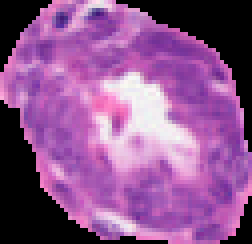
#> input picture test.png, 63 x 61 px, given in place of H21-066.4_HE332_033_Scan1.tif, which was not available (shown 4 times larger)
$ jupyter execute --allow-errors train_classifier.ipynb   (text cells are left out)
#> lines starting #> are read from the running program, lines starting #| are printed output that depends on the picture; after the words box and inside, x2 and y2 are one past the last pixel; in counts of white or black regions, pixels touching at a corner belong together; pictures that were not available may be replaced by others from this repository, and a replacement may not be noted
[cell 1]
import numpy as np
import geopandas as gpd
import matplotlib.pyplot as plt
import os
from shapely.affinity import scale, translate
from tqdm.notebook import tqdm_notebook

os.environ["OPENCV_IO_MAX_IMAGE_PIXELS"] = pow(2,40).__str__()

[cell 2]
import cv2

[cell 3]
GEOJSON_PATH = './data/GeoJson/H21-066.4_HE332_033_Scan1.qptiff - resolution #1.geojson'
GEOJSON_PATH_2 = './data/GeoJson/H21-066.4_HE332_225_Scan1#1.geojson'
IMAGE_PATH = './data/66-4/H21-066.4_HE332_033/processed_4/H21-066.4_HE332_033_Scan1.tif'
LABEL_DICT = {'epithelium':1, 'blood_vessels':2, 'stroma':3, 'adipocytes':4}
COLOR_DICT = {'epithelium':np.array([255, 0, 0]), 'blood_vessels':np.array([0, 0, 255]), 'stroma':np.array([0, 255, 0]) , 'adipocytes':np.array([255, 255, 0])}

[cell 4]
def create_folder(folder_path):
    if not os.path.exists(folder_path):
        os.makedirs(folder_path)
        #print(f"Folder '{folder_path}' created successfully.")
    else:
        pass
        #print(f"Folder '{folder_path}' already exists.")

def rgb_to_hex(rgb):
    return '#{:02x}{:02x}{:02x}'.format(*rgb)


# [35 lines left out: functions get_color, get_label_index, get_largest_polygon, not called in this run]

def scale_geometry(geom, scaling_factor):
    return scale(geom, xfact=scaling_factor, yfact=scaling_factor, zfact=1, origin=(0, 0))

def load_labels(path, downscaling_factor=None):
    to_drop = ["id", "objectType", "classification", "object_type", "isLocked"]
    labels_df = gpd.read_file(path)
    names = list(labels_df["classification"][0].keys())
    labels_df["label"] = labels_df["classification"].apply(lambda x: x[names[0]])
    #labels_df["color"] = labels_df["classification"].apply(lambda x: rgb_to_hex(x[encoded_names[1]]))
    labels_df = labels_df.drop(columns=to_drop, errors="ignore")
    # Scale the coordinates
    if downscaling_factor is not None:
        labels_df['geometry'] = labels_df['geometry'].apply(lambda row: scale_geometry(row, (1/downscaling_factor)))

    # Encode and clean labels based in dict
    labels_df["label"] = labels_df["label"].str.lower()
    labels_df["label"] = labels_df["label"].str.replace(" ", "_")
    # Fix because labels are not consistent in the data
    labels_df['label'] = labels_df['label'].apply(lambda x: 'blood_vessels' if 'blood_vessel' in x else x)
    labels_df['label'] = labels_df['label'].apply(lambda x: 'adipocytes' if 'fat' in x else x)

    labels_df["encoded_label"] = labels_df["label"].apply(lambda x: LABEL_DICT[x])

    return labels_df

def load_image(img_path):
    image = cv2.imread(img_path)
#> image is the input picture: shape (61, 63, 3); mean B, G, R 141.7, 84, 140.5
    return image

def get_tif_paths(path, resolution):
    path_list = []
    for paths in os.walk(path, topdown=False):
        root = paths[0]
        if "processed_"+str(resolution) in root:
            for file in paths[-1]:
                path_list.append(os.path.join(root, file))
    return path_list

def get_labelled_files(labels_path, file_list):
    # Returns a tuple with image and labels associated with it
    file_label_list = []
    if len(file_list) == 0:
        raise("Create preprocessed files for this resolution")

    labelled_files = os.listdir(labels_path)
    for file in file_list:
        file_name = os.path.splitext(os.path.basename(file))[0]
        for labelled_file in labelled_files:
            if file_name in labelled_file:
                file_label_list.append((file, os.path.join(labels_path, labelled_file)))

    return file_label_list


# [20 lines left out: function extract_label, not called in this run]

def check_fill(masked_img, matrix_size):
    return sum(sum(np.where(masked_img>0, 1, 0)))/(matrix_size**2)

#> (a cell that did not finish here is left out)

#> (a cell that did not finish here is left out)

#> (a cell that did not finish here is left out)

[cell 8]
def generate_training_labels(images_path, labels_path, resolution):
    training_storage = "./data/processed_labels_"+str(resolution)
    create_folder(training_storage)
    [create_folder(os.path.join(training_storage,str(LABEL_DICT[key])+"_"+key)) for key in LABEL_DICT]

    files_list = get_tif_paths(images_path, resolution)
    file_label_list = get_labelled_files(labels_path, files_list)
    for img_path, label_path in file_label_list:
        image_name = os.path.splitext(os.path.basename(img_path))[0]
        print("Extracting image ", image_name, "labels...")
        image = load_image(img_path)
        labels_df  = load_labels(label_path, int(resolution))


        # Apply function to extract label for each row
        for idx, row in tqdm_notebook(labels_df.iterrows()):
            extract_label(image, image_name, training_storage, row["encoded_label"], row["label"], row["geometry"], idx)

#> (the rest of this cell did not finish here and is left out)

[cell 9]
# Load the TIFF image
resolution = "4"
image = load_image('./data/66-4/H21-066.4_HE332_033/processed_'+resolution+'/H21-066.4_HE332_033_Scan1.tif')
#> (the rest of this cell did not finish here and is left out)

labels_df.plot(ax=plt.gca(), color='red', alpha=0.5, aspect=1)
plt.imshow(image)
plt.show()

[cell 10]
resolution = "8"
image = load_image('./data/66-4/H21-066.4_HE332_033/processed_'+resolution+'/H21-066.4_HE332_033_Scan1.tif')
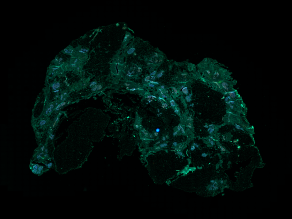
#> input picture thumbnail.png, 292 x 219 px, given in place of H21-066.4_HE332_033_Scan1.tif, which was not available
#> in load_image, image is the input picture: shape (219, 292, 3); mean B, G, R 9.9, 12.9, 0.8
#> (the rest of this cell did not finish here and is left out)


areas_list = []
for index, row in labels_df.iterrows():
        polygon = row['geometry']
        area = polygon.area
        areas_list.append(area)

plt.violinplot(areas_list)
plt.show()

#> (a cell that did not finish here is left out)

[cell 12]
# Initialize an empty list to store images
images = []

# Loop through files in the directory
for file in os.listdir():
    if "smallSeg" in file:
        image = cv2.imread(file)
        # Resize the image to a common size (e.g., 200x200)
        resized_image = cv2.resize(image, (1000, 1000))  # Adjust dimensions as needed
        # Append the resized image to the list
        images.append(resized_image)

# Concatenate the images horizontally
concatenated_images = cv2.hconcat(images)

plt.figure(figsize=(15, 5))
# Show each image with a title
list = ["Original", "x2", "x4", "x8"]

for i, image in enumerate(images):
    plt.subplot(1, len(images), i + 1)
    plt.imshow(cv2.cvtColor(image, cv2.COLOR_BGR2RGB))
    plt.title(list[i])  # Add a title to the image
    plt.axis('off')
# Show the concatenated image
plt.show()

[cell 13]
# Initialize an empty list to store images
images = []

# Loop through files in the directory
for file in os.listdir():
    if "bigSeg" in file:
        image = cv2.imread(file)
        # Resize the image to a common size (e.g., 200x200)
        resized_image = cv2.resize(image, (1000, 1000))  # Adjust dimensions as needed
        # Append the resized image to the list
        images.append(resized_image)

# Concatenate the images horizontally
concatenated_images = cv2.hconcat(images)

plt.figure(figsize=(15, 5))
# Show each image with a title
list = ["Original", "x2", "x4", "x8"]

for i, image in enumerate(images):
    plt.subplot(1, len(images), i + 1)
    plt.imshow(cv2.cvtColor(image, cv2.COLOR_BGR2RGB))
    plt.title(list[i])  # Add a title to the image
    plt.axis('off')
#> this loop made 0 passes
# Show the concatenated image
plt.show()

[cell 14]
resolution = "4"
image = load_image('./data/66-4/H21-066.4_HE332_033/processed_'+resolution+'/H21-066.4_HE332_033_Scan1.tif')
#> (the rest of this cell did not finish here and is left out)


#> (a cell that did not finish here is left out)

#> (a cell that did not finish here is left out)

[cell 17]
test_path = "./data/processed_labels_32/3_adipocytes/H21-066.4_HE332_033_Scan1_adipocytes_312.png"
image = cv2.imread(test_path)
plt.imshow(cv2.cvtColor(image, cv2.COLOR_BGR2RGB))

[cell 18]
matrix_size = 1028
global_draft = np.zeros((matrix_size, matrix_size, 3), dtype=np.uint8)
rgb_image = cv2.imread(test_path)

gray_image = cv2.cvtColor(image, cv2.COLOR_BGR2GRAY)
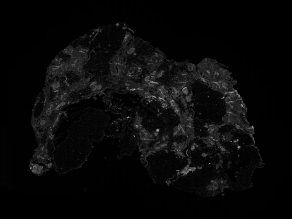
#> gray_image: shape (219, 292); min 0, max 171, mean 9
# Threshold the grayscale image to get a binary mask of non-black pixels
_, mask = cv2.threshold(gray_image, 1, 255, cv2.THRESH_BINARY)
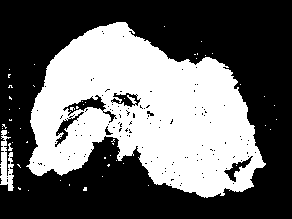
#> mask: shape (219, 292); 40.8% white; 53 white regions (50 under 20 px), largest, box (x1, y1, x2, y2) and area: (26, 22, 266, 198) 25475, (0, 130, 14, 191) 478, (8, 143, 13, 151) 22
# Convert the binary mask to a matrix with labels
labels_matrix = np.where(mask > 0, 1, 0)

x_mark, y_mark = 0, 0
for i, x in enumerate(range(5000)):
    # Grow horizontally
    if x_mark+labels_matrix.shape[0] < global_draft.shape[0]:
        if y_mark+labels_matrix.shape[1] > global_draft.shape[1]:
            break
        global_draft[x_mark:x_mark+labels_matrix.shape[0],y_mark:y_mark+labels_matrix.shape[1]] += rgb_image
        x_mark += labels_matrix.shape[0]
    else:
        x_mark = 0
        y_mark += labels_matrix.shape[0]
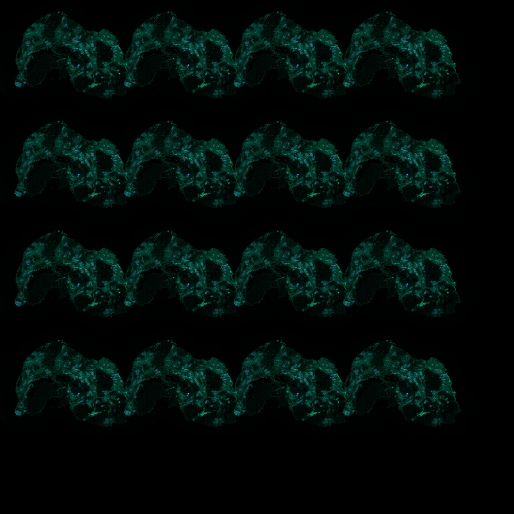
#> global_draft: shape (1028, 1028, 3) (shown at 1/2 size); mean B, G, R 9.6, 12.5, 0.7
#> after the loop, y_mark = 876

plt.imshow(global_draft)

[cell 19]
# Convert the color image to grayscale
gray_image = cv2.cvtColor(image, cv2.COLOR_BGR2GRAY)
# Threshold the grayscale image to get a binary mask of non-black pixels
_, mask = cv2.threshold(gray_image, 1, 255, cv2.THRESH_BINARY)
# Convert the binary mask to a matrix with labels
labels_matrix = np.where(mask > 0, 1, 0)
# Print the labels matrix
plt.imshow(labels_matrix)

[cell 20]
# Fill with same number of labels
global_image = np.zeros((1028, 1028))
x_mark, y_mark = 0, 0
for i, x in enumerate(range(3000)):
    # Grow horizontally
    if x_mark+labels_matrix.shape[0] < global_image.shape[0]:
        if y_mark+labels_matrix.shape[1] > global_image.shape[1]:
            break
        global_image[x_mark:x_mark+labels_matrix.shape[0],y_mark:y_mark+labels_matrix.shape[1]] += labels_matrix
        x_mark += labels_matrix.shape[0]
    else:
        x_mark = 0
        y_mark += labels_matrix.shape[0]
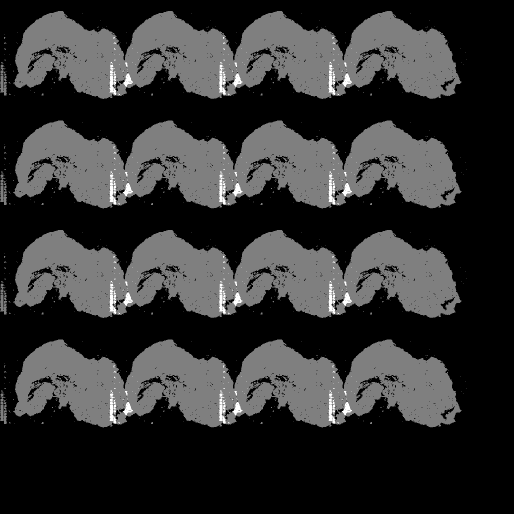
#> global_image: shape (1028, 1028) float64 (shown at 1/2 size); min 0, max 2, mean 0.395; drawn with min black and max white
#> after the loop, y_mark = 876

plt.imshow(global_image)

[cell 21]
import os

# Define the directory containing your images
directory = './data/processed_labels_32'

# Create a list to store image file paths
image_files = []

# Recursively traverse through the directory and subdirectories
for root, dirs, files in os.walk(directory):
    # Filter files with image extensions
    for file in files:
        if file.lower().endswith(('.png')):
            # Construct the full path of the image file
            image_path = os.path.join(root, file)
            # Append the image file path to the list
            image_files.append(image_path)
